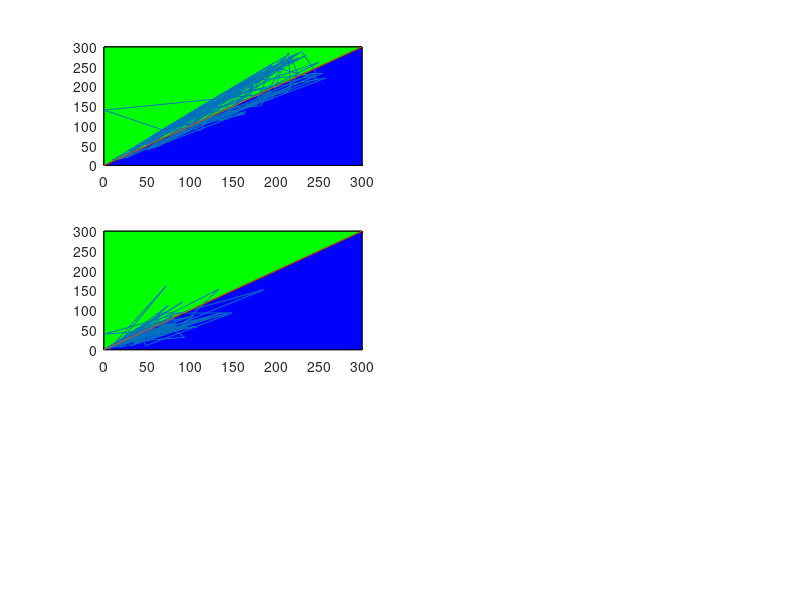

The MATLAB source for this figure:

clear
clc

load param_ThrePert_SA0SB0_25pc_OR_mRNA.mat
load param_OR_RandParVal_mRNA.mat

unp=tri_types(nrr,:);
ind=tri_type_SA0ltSB0;
dir=tri_type_SB0ltSA0;

nr=length(tri_type_SB0ltSA0);

for ii=1:nr

    if tri_type_SA0ltSB0(ii)==1 
        M_state_SA0ltSB0(ii,1)=SNB_SA0ltSB0(ii,3)-SNB_SA0ltSB0(ii,4);
        H_state_SA0ltSB0(ii,1)=SNB_SA0ltSB0(ii,3)-SNB_SA0ltSB0(ii,2);
        Tri_Reg_SA0ltSB0(ii,1)=SNB_SA0ltSB0(ii,1)-SNB_SA0ltSB0(ii,4);
    elseif tri_type_SA0ltSB0(ii)==3
        M_state_SA0ltSB0(ii,1)=SNB_SA0ltSB0(ii,3)-SNB_SA0ltSB0(ii,4);
        H_state_SA0ltSB0(ii,1)=SNB_SA0ltSB0(ii,3)-SNB_SA0ltSB0(ii,2);
        Tri_Reg_SA0ltSB0(ii,1)=SNB_SA0ltSB0(ii,1)-SNB_SA0ltSB0(ii,2);
    elseif tri_type_SA0ltSB0(ii)==2 
        M_state_SA0ltSB0(ii,1)=SNB_SA0ltSB0(ii,1)-SNB_SA0ltSB0(ii,4);
        H_state_SA0ltSB0(ii,1)=SNB_SA0ltSB0(ii,3)-SNB_SA0ltSB0(ii,2);
        Tri_Reg_SA0ltSB0(ii,1)=SNB_SA0ltSB0(ii,3)-SNB_SA0ltSB0(ii,4);
    elseif tri_type_SA0ltSB0(ii)==4 
        M_state_SA0ltSB0(ii,1)=SNB_SA0ltSB0(ii,1)-SNB_SA0ltSB0(ii,4);
        H_state_SA0ltSB0(ii,1)=SNB_SA0ltSB0(ii,3)-SNB_SA0ltSB0(ii,2);
        Tri_Reg_SA0ltSB0(ii,1)=SNB_SA0ltSB0(ii,3)-SNB_SA0ltSB0(ii,2);
    end


    if tri_type_SB0ltSA0(ii)==1 
        M_state_SB0ltSA0(ii,1)=SNB_SB0ltSA0(ii,3)-SNB_SB0ltSA0(ii,4);
        H_state_SB0ltSA0(ii,1)=SNB_SB0ltSA0(ii,3)-SNB_SB0ltSA0(ii,2);
        Tri_Reg_SB0ltSA0(ii,1)=SNB_SB0ltSA0(ii,1)-SNB_SB0ltSA0(ii,4);
    elseif tri_type_SB0ltSA0(ii)==3
        M_state_SB0ltSA0(ii,1)=SNB_SB0ltSA0(ii,3)-SNB_SB0ltSA0(ii,4);
        H_state_SB0ltSA0(ii,1)=SNB_SB0ltSA0(ii,3)-SNB_SB0ltSA0(ii,2);
        Tri_Reg_SB0ltSA0(ii,1)=SNB_SB0ltSA0(ii,1)-SNB_SB0ltSA0(ii,2);
    elseif tri_type_SB0ltSA0(ii)==2
        M_state_SB0ltSA0(ii,1)=SNB_SB0ltSA0(ii,1)-SNB_SB0ltSA0(ii,4);
        H_state_SB0ltSA0(ii,1)=SNB_SB0ltSA0(ii,3)-SNB_SB0ltSA0(ii,2);
        Tri_Reg_SB0ltSA0(ii,1)=SNB_SB0ltSA0(ii,3)-SNB_SB0ltSA0(ii,4);
    elseif tri_type_SB0ltSA0(ii)==4
        M_state_SB0ltSA0(ii,1)=SNB_SB0ltSA0(ii,1)-SNB_SB0ltSA0(ii,4);
        H_state_SB0ltSA0(ii,1)=SNB_SB0ltSA0(ii,3)-SNB_SB0ltSA0(ii,2);
        Tri_Reg_SB0ltSA0(ii,1)=SNB_SB0ltSA0(ii,3)-SNB_SB0ltSA0(ii,2);
    end

end

ind_types=[sum(ind==1),sum(ind==2),sum(ind==3),sum(ind==4)];
ind_pc=ind_types.*100./sum(ind_types);

dir_types=[sum(dir==1),sum(dir==2),sum(dir==3),sum(dir==4)];
dir_pc=dir_types.*100./sum(dir_types);

unp_types=[sum(unp==1),sum(unp==2),sum(unp==3),sum(unp==4)];
unp_pc=unp_types.*100./sum(unp_types);



%%%%%%%%%%%%%%%%%%%%%%%%%%%%%%%%%%%%%%%%%%%%%%%%%%%%%%%%%%%%%%%%%%%%%%%%%%%


% Define the vertices of the triangle
x1 = [0, 300, 300];
y1 = [0, 0, 300];

% Plot the vertices
figure(4)
subplot(3,2,1)
plot(x1, y1, 'k-'); % Plot the lines connecting the vertices

% Fill the area of the triangle
% figure(4)
% subplot(3,3,1)
fill(x1, y1, 'b'); % Fill the triangle with blue color
hold on

% Define the vertices of the triangle
x2 = [0, 0, 300];
y2 = [0, 300, 300];

% Plot the vertices
% figure(4)
% subplot(3,3,1)
plot(x2, y2, 'k-'); % Plot the lines connecting the vertices

% Fill the area of the triangle
% figure(4)
% subplot(3,3,1)
fill(x2, y2, 'g'); % Fill the triangle with blue color
hold on

% figure(4)
% subplot(3,3,1)
plot(SNB_SA0ltSB0(:,1), SNB_SB0ltSA0(:,1))
hold on
plot([0,300],[0,300])

sn1_dir_gt_ind = find(SNB_SB0ltSA0(:,1)>SNB_SA0ltSB0(:,1));
sn1_dir_lt_ind = find(SNB_SB0ltSA0(:,1)<SNB_SA0ltSB0(:,1));
sn1_dir_eq_ind = find(SNB_SB0ltSA0(:,1)==SNB_SA0ltSB0(:,1));
tot_sn1 = length(sn1_dir_gt_ind)+length(sn1_dir_lt_ind)+length(sn1_dir_eq_ind);

sn1_cont=([length(sn1_dir_gt_ind),length(sn1_dir_lt_ind),length(sn1_dir_eq_ind)].*100./tot_sn1)

% Define the vertices of the triangle
x1 = [0, 300, 300];
y1 = [0, 0, 300];

% Plot the vertices
figure(4)
subplot(3,2,3)
plot(x1, y1, 'k-'); % Plot the lines connecting the vertices

% Fill the area of the triangle
% figure(4)
% subplot(2,2,2)
fill(x1, y1, 'b'); % Fill the triangle with blue color
hold on

% Define the vertices of the triangle
x2 = [0, 0, 300];
y2 = [0, 300, 300];

% Plot the vertices
% figure(4)
% subplot(2,2,2)
plot(x2, y2, 'k-'); % Plot the lines connecting the vertices

% Fill the area of the triangle
% figure(4)
% subplot(2,2,2)
fill(x2, y2, 'g'); % Fill the triangle with blue color
hold on

% subplot(2,2,2)
plot(M_state_SA0ltSB0,M_state_SB0ltSA0)
hold on
plot([0,300],[0,300])

m_dir_gt_ind = find(M_state_SB0ltSA0(:,1)>M_state_SA0ltSB0(:,1));
m_dir_lt_ind = find(M_state_SB0ltSA0(:,1)<M_state_SA0ltSB0(:,1));
m_dir_eq_ind = find(M_state_SB0ltSA0(:,1)==M_state_SA0ltSB0(:,1));
tot_m = length(m_dir_gt_ind)+length(m_dir_lt_ind)+length(m_dir_eq_ind);


mstate_cont=([length(m_dir_gt_ind),length(m_dir_lt_ind),length(m_dir_eq_ind)].*100./tot_m)

